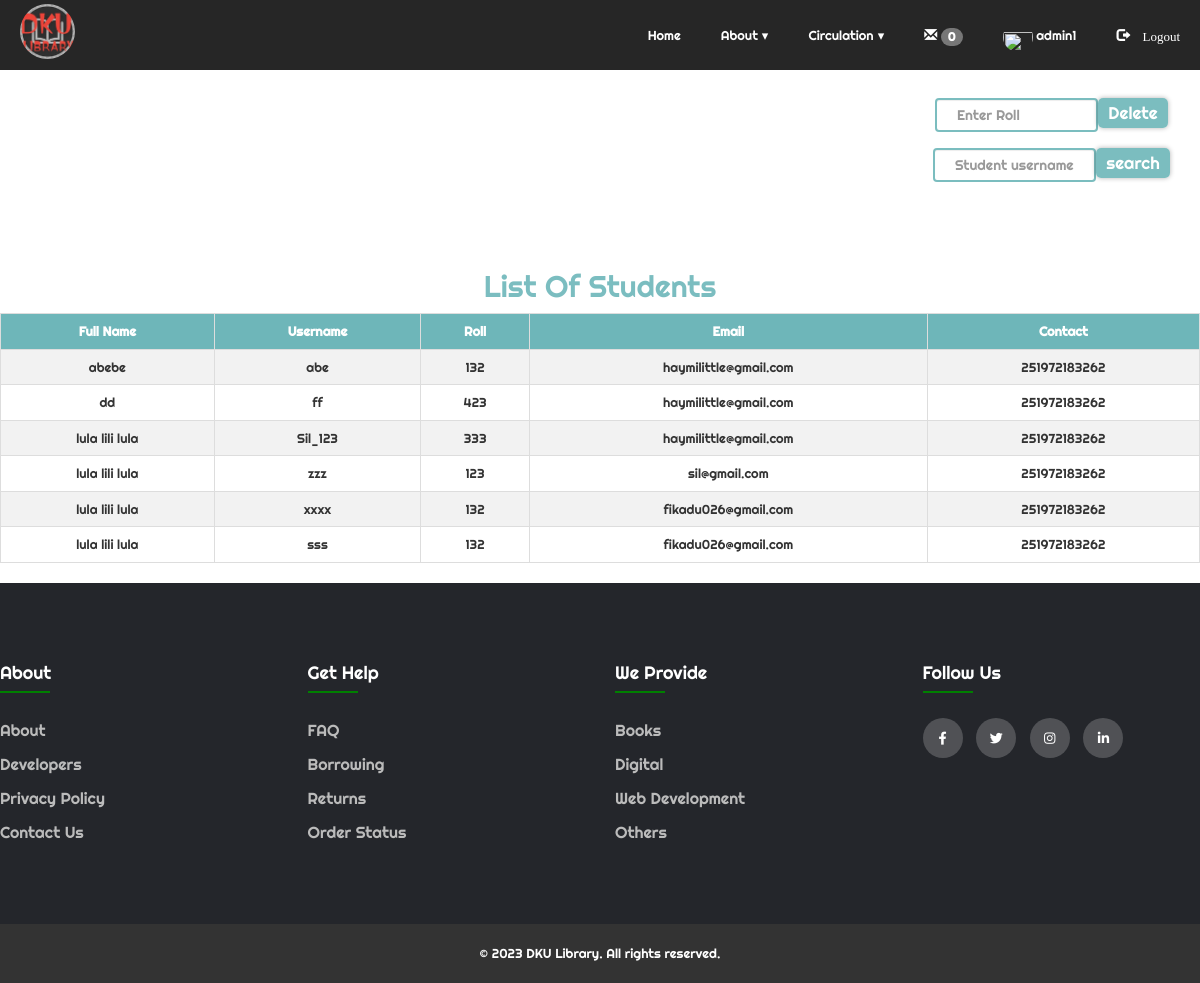
The page /Admin_/student.php (signed in) on the database its author committed.
### tables this page shows
CREATE TABLE `student` (
  `name` varchar(100) NOT NULL,
  `username` varchar(100) NOT NULL,
  `roll` int(100) NOT NULL,
  `email` varchar(100) NOT NULL,
  `contact` varchar(100) NOT NULL,
  `password` varchar(255) NOT NULL,
  `status` int(10) NOT NULL,
  `pic` varchar(100) NOT NULL
);

### Admin_/student.php (the view, shortened to what this page needs)
<?php
  include "nav.php";
?>
<!DOCTYPE html>
<html>
<head>
</head>
<body>
<div class="lela">
	<div class="srch">
	<form class="navbar-form" method="post" name="form1">
			<input class="form-control" type="text" name="roll" placeholder="Enter Roll" required="">
			<button type="submit" name="submit1" class="btn btn-default">Delete
			</button>
	</form>
		<form class="navbar-form" method="post" name="form1">
				<input class="form-control" type="text" name="search" placeholder="Student username.." required="">
				<button type="submit" name="submit" class="btn btn-default">search
				</button>
		</form>
	</div>
	</div>
	<div class="lists">
	<h2>List Of Students</h2>
	</div>
	<?php
		if(isset($_POST['submit']))
		{
			$q=mysqli_query($db,"SELECT name,username,roll,email,contact FROM `student` where username like '%$_POST[search]%' ");
			if(mysqli_num_rows($q)==0)
			{
				echo "Sorry! No student found with that username. Try searching again.";
			}
			else
			{
		echo "<table class='table table-bordered table-hover' >";
			echo "<tr style='background-color: #6db6b9e6;'>";
				echo "<th>"; echo "Full Name";	echo "</th>";
				echo "<th>"; echo "Username";  echo "</th>";
				echo "<th>"; echo "Roll";  echo "</th>";
				echo "<th>"; echo "Email";  echo "</th>";
				echo "<th>"; echo "Contact";  echo "</th>";
			echo "</tr>";
			while($row=mysqli_fetch_assoc($q))
			{
				echo "<tr>";
				echo "<td>"; echo $row['name']; echo "</td>";
				echo "<td>"; echo $row['username']; echo "</td>";
				echo "<td>"; echo $row['roll']; echo "</td>";
				echo "<td>"; echo $row['email']; echo "</td>";
				echo "<td>"; echo $row['contact']; echo "</td>";
				echo "</tr>";
			}
		echo "</table>";
			}
		}
		else
		{
			$res=mysqli_query($db,"SELECT name,username,roll,email,contact FROM `student`;");
		echo "<table class='table table-bordered table-hover' >";
			echo "<tr style='background-color: #6db6b9e6;'>";
				echo "<th>"; echo "Full Name";	echo "</th>";
				echo "<th>"; echo "Username";  echo "</th>";
				echo "<th>"; echo "Roll";  echo "</th>";
				echo "<th>"; echo "Email";  echo "</th>";
				echo "<th>"; echo "Contact";  echo "</th>";
			echo "</tr>";
			while($row=mysqli_fetch_assoc($res))
			{
				echo "<tr>";
				echo "<td>"; echo $row['name']; echo "</td>";
				echo "<td>"; echo $row['username']; echo "</td>";
				echo "<td>"; echo $row['roll']; echo "</td>";
				echo "<td>"; echo $row['email']; echo "</td>";
				echo "<td>"; echo $row['contact']; echo "</td>";
				echo "</tr>";
			}
		echo "</table>";
		}
				?>
</body>
</html>
<?php
include 'footer.php';
?>

### Admin_/nav.css (style rules this page uses)
body { margin: 0; padding: 0; }
* { font-family: 'Righteous', cursive; }

### Admin_/nav.php (style rules this page uses)
body { overflow-x: hidden; }

### Admin_/student.php (style rules this page uses)
body { font-size: 13px; }
.lela { display: flex; flex-direction: column; float: right; }
.srch { display: flex; justify-content: center; margin-bottom: 20px; }
.srch button[type="submit"] { display: flex; align-items: center; background-color: #6db6b9e6; border: none; border-radius: 5px; color: #fff; cursor: pointer; font-size: 17px; height: 30px; margin-left: -5px; padding: 10px; box-shadow: 0px 0px 5px 0px rgba(0,0,0,0.3); }
.srch { display: flex; flex-direction: column; margin: 20px auto; float: right; }
.navbar-form { display: flex; justify-content: center; }
.srch input[type="text"] { width: 60%; padding: 12px 20px; margin: 0px 5px; box-sizing: border-box; border: 2px solid #6db6b9e6; border-radius: 4px; }
.lists { margin-top: 200px; }
h2 { text-align: center; color: #6db6b9e6; }
table { border-collapse: collapse; width: 100%; }
th { background-color: #6db6b9e6; color: #fff; font-weight: bold; text-align: center; padding: 10px; }
td { text-align: center; padding: 10px; }
tr:nth-child(even) { background-color: #f2f2f2; }

### Admin_/footer.php (style rules this page uses)
body { line-height: 1.5; font-family: 'Poppins', sans-serif; }
* { margin:0; padding:0; box-sizing: border-box; }

### rows shown on the page
student: name "abebe", username "abe", roll "132", email "haymilittle@gmail.com", contact "251972183262"
student: name "dd", username "ff", roll "423", email "haymilittle@gmail.com", contact "251972183262"
student: name "lula lili lula", username "Sil_123", roll "333", email "haymilittle@gmail.com", contact "251972183262"
student: name "lula lili lula", username "zzz", roll "123", email "sil@gmail.com", contact "251972183262"
student: name "lula lili lula", username "xxxx", roll "132", email "fikadu026@gmail.com", contact "251972183262"
student: name "lula lili lula", username "sss", roll "132", email "fikadu026@gmail.com", contact "251972183262"

### other values the page prints
$count['total'] "0"
$_SESSION['admin_user'] "admin1"
